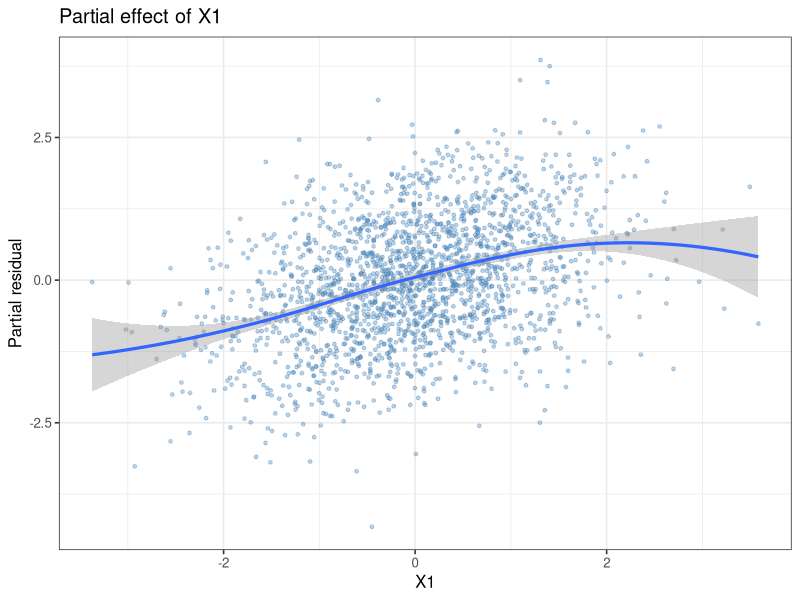
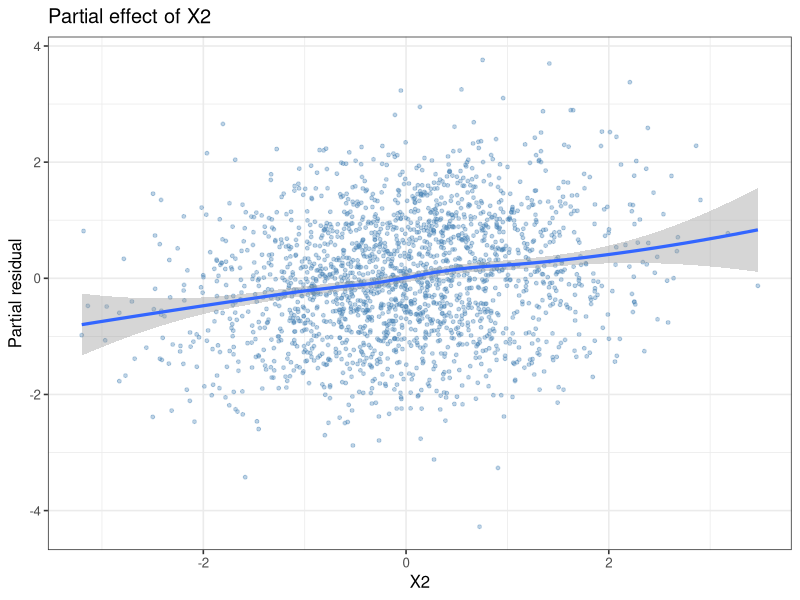
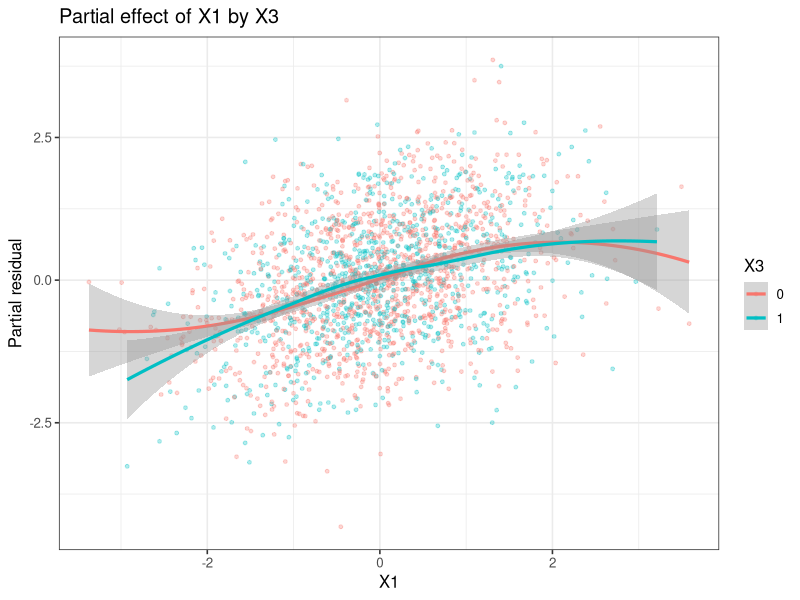
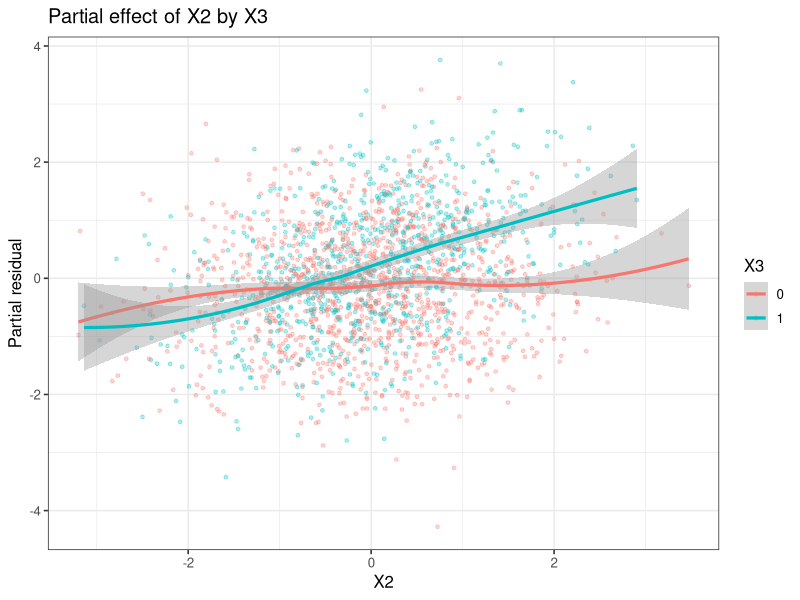

Recreate these plots in R, in order.
## ---- chunk 1
#| message: false
#| warning: false
library(tidyverse)

set.seed(42)
n  <- 2000
X1 <- rnorm(n)
X2 <- rnorm(n)
X3 <- rbinom(n, 1, 0.4)

sigmoid <- function(x) 1 / (1 + exp(-x))
mu <- sqrt(5) * sigmoid(X1 + X3) + sqrt(5) * sigmoid(X2) * X3
Y  <- mu + rnorm(n, 0, 1)

dat <- tibble(X1, X2, X3 = factor(X3), Y)
head(dat)
## ---- chunk 2
library(splines)

lm_spline <- lm(
  Y ~ ns(X1, df = 5) + ns(X2, df = 5) * X3,
  data = dat
)
## ---- chunk 3
simple_peplot <- function(mod, var, data, span = 0.8) {
  tt <- predict(mod, type = "terms")
  cn <- colnames(tt)
  pick <- grep(paste0("\\b", var, "\\b"), cn)
  if (length(pick) == 0L) stop("No model terms matched '", var, "'.")
  term_contrib <- rowSums(tt[, pick, drop = FALSE])
  pr <- term_contrib + residuals(mod)
  x  <- data[[var]]

  ggplot(tibble(x = x, pr = pr), aes(x, pr)) +
    geom_point(alpha = 0.35, size = 1, color = "steelblue") +
    geom_smooth(method = "loess", span = span, se = TRUE, linewidth = 1.1) +
    labs(x = var, y = "Partial residual", title = paste("Partial effect of", var)) +
    theme_bw(base_size = 12)
}

simple_peplot_by <- function(mod, var, by, data, span = 0.8) {
  tt <- predict(mod, type = "terms")
  pick <- grep(paste0("\\b", var, "\\b"), colnames(tt))
  stopifnot(length(pick) > 0)
  term_contrib <- rowSums(tt[, pick, drop = FALSE])
  pr <- term_contrib + residuals(mod)

  df <- tibble(x = data[[var]], pr = pr, grp = data[[by]])

  ggplot(df, aes(x, pr, color = grp)) +
    geom_point(alpha = 0.3, size = 1) +
    geom_smooth(method = "loess", span = span, se = TRUE, linewidth = 1.1) +
    labs(x = var, y = "Partial residual",
         title = paste("Partial effect of", var, "by", by), color = by) +
    theme_bw(base_size = 12)
}
## ---- chunk 4
#| message: false
#| warning: false
simple_peplot(lm_spline, "X1", data = dat)
simple_peplot(lm_spline, "X2", data = dat)
simple_peplot_by(lm_spline, var = "X1", by = "X3", data = dat)
simple_peplot_by(lm_spline, var = "X2", by = "X3", data = dat)
